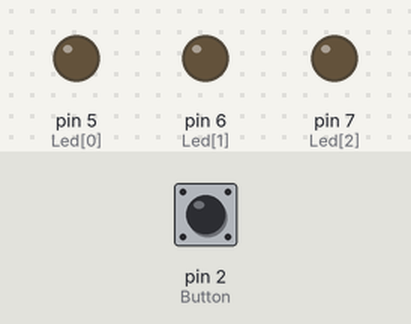
Recording of a sketch running on a simulated Arduino Uno, built with avr-gcc and run on an emulated ATmega328P. Shown: output pins drawn as LEDs (lit = HIGH). The inputs (shaded band) are chosen by the test bench; at power-on: pin 2 (Button) HIGH.

Above: at 0.1 s.
At 1.2 s:
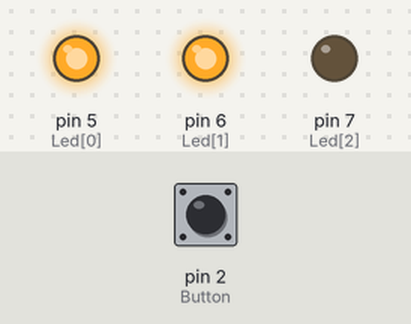
1.3 s: pin 2 (Button) pulled LOW for 0.15 s
At 2.9 s:
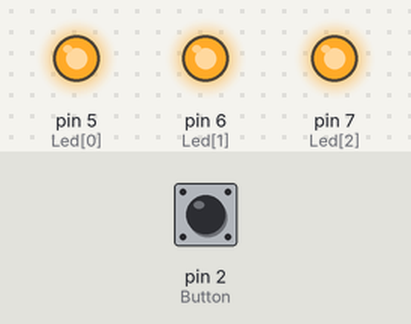
Timing chart, 0 to 4.4 s (numbered marks = the images above; inputs shaded):
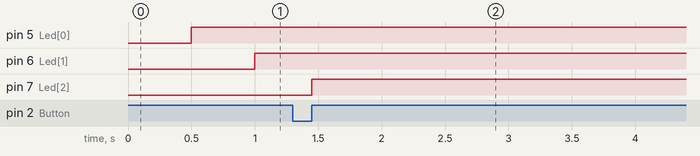

The sketch:

lab1-3.ino
```cpp
#include <MsTimer2.h>

int Button = 2;
int Led[3] = {5, 6, 7};

void LedControl() {
  static int counter = 0;
  static byte output = HIGH;

  digitalWrite(Led[counter++], output);

  if(counter > 1) {
    counter = 0;
    output != output;
  }
}

void ButtonLedControl() {
  static byte output = HIGH;

  digitalWrite(Led[2], output);
  output != output;
}

void setup() {
  int i;

  pinMode(Button, INPUT_PULLUP);

  for(i = 0; i < 3; i++) {
    pinMode(Led[i], OUTPUT);
  }

  attachInterrupt(0, ButtonLedControl, RISING);

  MsTimer2::set(500, LedControl);
  MsTimer2::start();
}
void loop() {

}
```

Measured:
- after the input at 1.3 s, pin 7 (Led[2]): LOW → HIGH after 0.15 s
